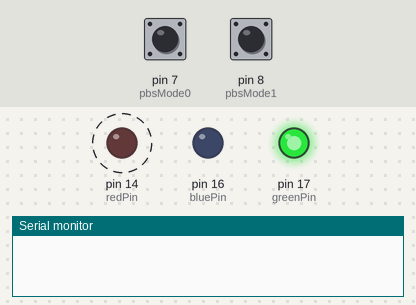
This sketch was run on a simulated Arduino Uno, built with avr-gcc and run on an emulated ATmega328P. On the bench: output pins drawn as LEDs (lit = HIGH), the last lines printed to the serial monitor. Dashed ring = blinking. The test bench sets the inputs (shaded band); at power-on: pin 8 (pbsMode1) HIGH, pin 7 (pbsMode0) LOW.

Above: at 1.2 s.
1.3 s: pin 8 (pbsMode1) pulled LOW for 0.15 s
At 4.2 s:
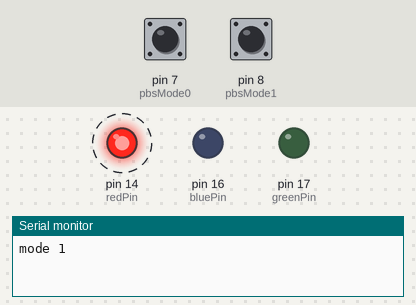
4.4 s: pin 7 (pbsMode0) pulled HIGH for 0.15 s
At 5.8 s:
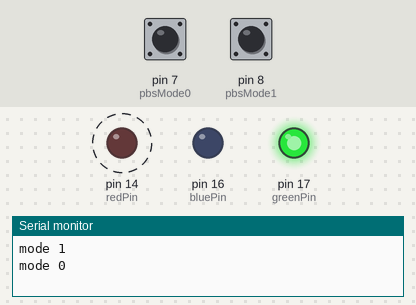
7.5 s: pin 8 (pbsMode1) pulled LOW for 1 s
At 8.1 s:
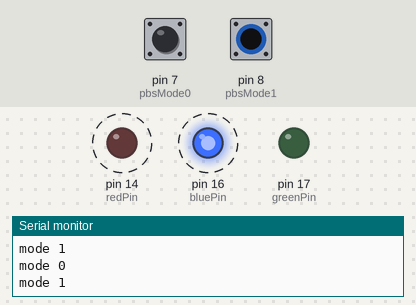
Timing chart, 0 to 17.5 s (numbered marks = the images above; inputs shaded):
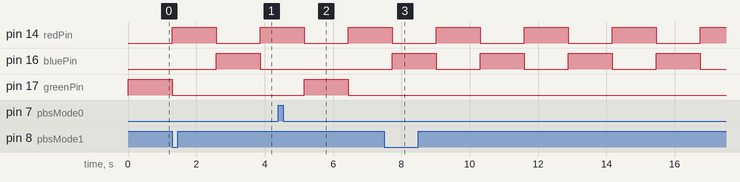

Measured:
- after the input at 1.3 s, pin 16 (bluePin): LOW → HIGH after 1.3 s, → LOW 1.3 s later; pin 17 (greenPin): stays LOW (without the input it goes to HIGH after 1.3 s)
- after the input at 4.4 s, pin 16 (bluePin): stays LOW (without the input it goes to HIGH after 0.75 s); pin 17 (greenPin): LOW → HIGH after 0.75 s, → LOW 1.3 s later
- after the input at 7.5 s, pin 16 (bluePin): alternates HIGH for 1.3 s and LOW for 1.3 s, starting after 0.23 s; pin 17 (greenPin): stops changing and stays LOW
- by itself, pin 14 (redPin): alternates HIGH for 1.3 s and LOW for 1.3 s

The sketch:

Tutorial-3-PBStoControlLEDColors-Debounce.ino
```cpp
/*
 * My solution to "Tutorial #3 from PJRC.com" featuring debouncing the PBSs
 *
 * Include the Bounce2 library found here: https://github.com/thomasfredericks/Bounce2
 *
 * Readings:
 *     https://www.arduino.cc/en/tutorial/debounce
 *
 * @author Gerald.Hurdle@AlgonquinCollege.com
 */
#include <Bounce2.h>

int redPin =   14;
int greenPin = 17;
int bluePin =  16;

int pbsMode0 = 7;
int pbsMode1 = 8;

Bounce debouncerMode0 = Bounce(); // Instantiate a Bounce object
Bounce debouncerMode1 = Bounce();

void setup()   {
  Serial.begin(38400);
  pinMode(pbsMode0, INPUT);
  pinMode(pbsMode1, INPUT_PULLUP);

  debouncerMode0.attach(pbsMode0,INPUT);
  debouncerMode0.interval(25);

  debouncerMode1.attach(pbsMode1,INPUT_PULLUP); // Attach the debouncer to a pin with INPUT_PULLUP mode
  debouncerMode1.interval(25); // Use a debounce interval of 25 milliseconds

  pinMode(redPin, OUTPUT);
  pinMode(greenPin, OUTPUT);
  pinMode(bluePin, OUTPUT);
}

int redIntensity = 0;
int mode = 0;

void loop()
{
  // set all 3 pins to the desired intensity
  analogWrite(redPin, redIntensity);
  if (mode == 0) {
    // in mode zero, fade from red to green
    analogWrite(greenPin, 255 - redIntensity);
    analogWrite(bluePin, 0);
  } else {
    // in mode one, fade from red to blue
    analogWrite(greenPin, 0);
    analogWrite(bluePin, 255 - redIntensity);
  }

   debouncerMode0.update(); // Update the Bounce instance

   if ( debouncerMode0.fell() ) {  // Call code if button transitions from HIGH to LOW
    // use mode zero when the first button is pressed
    mode = 0;
    Serial.println("mode 0");
   }

   debouncerMode1.update();

   if ( debouncerMode1.fell() ) {
    // use mode one when the second button is pressed
    mode = 1;
    Serial.println("mode 1");
  }

  // remain at this color, but not for very long
  delay(10);

  // increase the red
  redIntensity = redIntensity + 1;

  // since 255 is the maximum, set it back to 0
  // when it increments beyond 255
  if (redIntensity > 255) {
    redIntensity = 0;
  }
}
```
